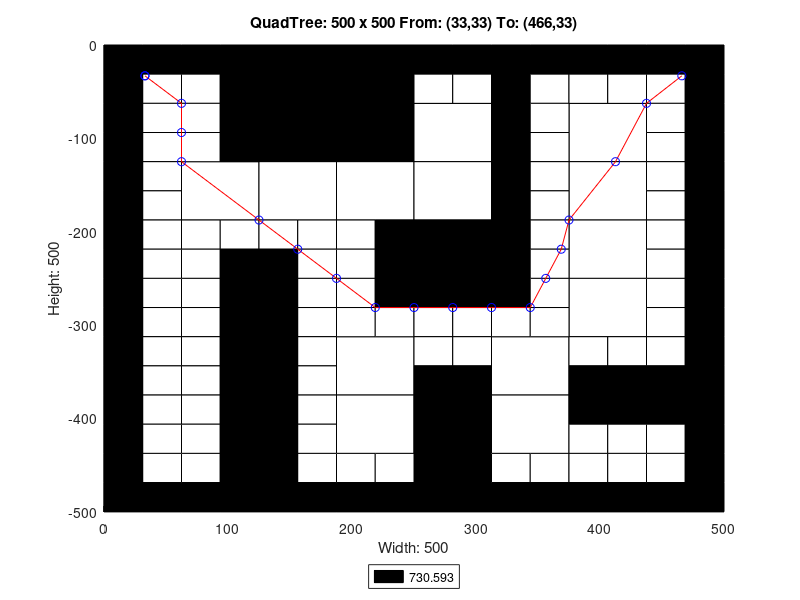

Reproduce this figure in MATLAB.
axis([0 500 -500 0]);
title('QuadTree: 500 x 500 From: (33,33) To: (466,33)');
xlabel('Width: 500');
ylabel('Height: 500');
rectangle('Position',[125 -125 125 125], 'FaceColor',[0 0 0]);
rectangle('Position',[62.5 -187.5 62.5 62.5], 'FaceColor',[1 1 1]);
rectangle('Position',[125 -187.5 62.5 62.5], 'FaceColor',[1 1 1]);
rectangle('Position',[187.5 -187.5 62.5 62.5], 'FaceColor',[1 1 1]);
rectangle('Position',[250 -125 62.5 62.5], 'FaceColor',[1 1 1]);
rectangle('Position',[375 -125 62.5 62.5], 'FaceColor',[1 1 1]);
rectangle('Position',[250 -187.5 62.5 62.5], 'FaceColor',[1 1 1]);
rectangle('Position',[250 -250 62.5 62.5], 'FaceColor',[0 0 0]);
rectangle('Position',[375 -187.5 62.5 62.5], 'FaceColor',[1 1 1]);
rectangle('Position',[375 -250 62.5 62.5], 'FaceColor',[1 1 1]);
rectangle('Position',[187.5 -375 62.5 62.5], 'FaceColor',[1 1 1]);
rectangle('Position',[187.5 -437.5 62.5 62.5], 'FaceColor',[1 1 1]);
rectangle('Position',[312.5 -375 62.5 62.5], 'FaceColor',[1 1 1]);
rectangle('Position',[375 -312.5 62.5 62.5], 'FaceColor',[1 1 1]);
rectangle('Position',[250 -437.5 62.5 62.5], 'FaceColor',[0 0 0]);
rectangle('Position',[312.5 -437.5 62.5 62.5], 'FaceColor',[1 1 1]);
rectangle('Position',[250 -500 62.5 62.5], 'FaceColor',[0 0 0]);
rectangle('Position',[0 -31.25 31.25 31.25], 'FaceColor',[0 0 0]);
rectangle('Position',[31.25 -31.25 31.25 31.25], 'FaceColor',[0 0 0]);
rectangle('Position',[0 -62.5 31.25 31.25], 'FaceColor',[0 0 0]);
rectangle('Position',[31.25 -62.5 31.25 31.25], 'FaceColor',[1 1 1]);
rectangle('Position',[62.5 -31.25 31.25 31.25], 'FaceColor',[0 0 0]);
rectangle('Position',[93.75 -31.25 31.25 31.25], 'FaceColor',[0 0 0]);
rectangle('Position',[62.5 -62.5 31.25 31.25], 'FaceColor',[1 1 1]);
rectangle('Position',[93.75 -62.5 31.25 31.25], 'FaceColor',[0 0 0]);
rectangle('Position',[0 -93.75 31.25 31.25], 'FaceColor',[0 0 0]);
rectangle('Position',[31.25 -93.75 31.25 31.25], 'FaceColor',[1 1 1]);
rectangle('Position',[0 -125 31.25 31.25], 'FaceColor',[0 0 0]);
rectangle('Position',[31.25 -125 31.25 31.25], 'FaceColor',[1 1 1]);
rectangle('Position',[62.5 -93.75 31.25 31.25], 'FaceColor',[1 1 1]);
rectangle('Position',[93.75 -93.75 31.25 31.25], 'FaceColor',[0 0 0]);
rectangle('Position',[62.5 -125 31.25 31.25], 'FaceColor',[1 1 1]);
rectangle('Position',[93.75 -125 31.25 31.25], 'FaceColor',[0 0 0]);
rectangle('Position',[0 -156.25 31.25 31.25], 'FaceColor',[0 0 0]);
rectangle('Position',[31.25 -156.25 31.25 31.25], 'FaceColor',[1 1 1]);
rectangle('Position',[0 -187.5 31.25 31.25], 'FaceColor',[0 0 0]);
rectangle('Position',[31.25 -187.5 31.25 31.25], 'FaceColor',[1 1 1]);
rectangle('Position',[0 -218.75 31.25 31.25], 'FaceColor',[0 0 0]);
rectangle('Position',[31.25 -218.75 31.25 31.25], 'FaceColor',[1 1 1]);
rectangle('Position',[0 -250 31.25 31.25], 'FaceColor',[0 0 0]);
rectangle('Position',[31.25 -250 31.25 31.25], 'FaceColor',[1 1 1]);
rectangle('Position',[62.5 -218.75 31.25 31.25], 'FaceColor',[1 1 1]);
rectangle('Position',[93.75 -218.75 31.25 31.25], 'FaceColor',[1 1 1]);
rectangle('Position',[62.5 -250 31.25 31.25], 'FaceColor',[1 1 1]);
rectangle('Position',[93.75 -250 31.25 31.25], 'FaceColor',[0 0 0]);
rectangle('Position',[125 -218.75 31.25 31.25], 'FaceColor',[1 1 1]);
rectangle('Position',[156.25 -218.75 31.25 31.25], 'FaceColor',[1 1 1]);
rectangle('Position',[125 -250 31.25 31.25], 'FaceColor',[0 0 0]);
rectangle('Position',[156.25 -250 31.25 31.25], 'FaceColor',[1 1 1]);
rectangle('Position',[187.5 -218.75 31.25 31.25], 'FaceColor',[1 1 1]);
rectangle('Position',[218.75 -218.75 31.25 31.25], 'FaceColor',[0 0 0]);
rectangle('Position',[187.5 -250 31.25 31.25], 'FaceColor',[1 1 1]);
rectangle('Position',[218.75 -250 31.25 31.25], 'FaceColor',[0 0 0]);
rectangle('Position',[250 -31.25 31.25 31.25], 'FaceColor',[0 0 0]);
rectangle('Position',[281.25 -31.25 31.25 31.25], 'FaceColor',[0 0 0]);
rectangle('Position',[250 -62.5 31.25 31.25], 'FaceColor',[1 1 1]);
rectangle('Position',[281.25 -62.5 31.25 31.25], 'FaceColor',[1 1 1]);
rectangle('Position',[312.5 -31.25 31.25 31.25], 'FaceColor',[0 0 0]);
rectangle('Position',[343.75 -31.25 31.25 31.25], 'FaceColor',[0 0 0]);
rectangle('Position',[312.5 -62.5 31.25 31.25], 'FaceColor',[0 0 0]);
rectangle('Position',[343.75 -62.5 31.25 31.25], 'FaceColor',[1 1 1]);
rectangle('Position',[312.5 -93.75 31.25 31.25], 'FaceColor',[0 0 0]);
rectangle('Position',[343.75 -93.75 31.25 31.25], 'FaceColor',[1 1 1]);
rectangle('Position',[312.5 -125 31.25 31.25], 'FaceColor',[0 0 0]);
rectangle('Position',[343.75 -125 31.25 31.25], 'FaceColor',[1 1 1]);
rectangle('Position',[375 -31.25 31.25 31.25], 'FaceColor',[0 0 0]);
rectangle('Position',[406.25 -31.25 31.25 31.25], 'FaceColor',[0 0 0]);
rectangle('Position',[375 -62.5 31.25 31.25], 'FaceColor',[1 1 1]);
rectangle('Position',[406.25 -62.5 31.25 31.25], 'FaceColor',[1 1 1]);
rectangle('Position',[437.5 -31.25 31.25 31.25], 'FaceColor',[0 0 0]);
rectangle('Position',[468.75 -31.25 31.25 31.25], 'FaceColor',[0 0 0]);
rectangle('Position',[437.5 -62.5 31.25 31.25], 'FaceColor',[1 1 1]);
rectangle('Position',[468.75 -62.5 31.25 31.25], 'FaceColor',[0 0 0]);
rectangle('Position',[437.5 -93.75 31.25 31.25], 'FaceColor',[1 1 1]);
rectangle('Position',[468.75 -93.75 31.25 31.25], 'FaceColor',[0 0 0]);
rectangle('Position',[437.5 -125 31.25 31.25], 'FaceColor',[1 1 1]);
rectangle('Position',[468.75 -125 31.25 31.25], 'FaceColor',[0 0 0]);
rectangle('Position',[312.5 -156.25 31.25 31.25], 'FaceColor',[0 0 0]);
rectangle('Position',[343.75 -156.25 31.25 31.25], 'FaceColor',[1 1 1]);
rectangle('Position',[312.5 -187.5 31.25 31.25], 'FaceColor',[0 0 0]);
rectangle('Position',[343.75 -187.5 31.25 31.25], 'FaceColor',[1 1 1]);
rectangle('Position',[312.5 -218.75 31.25 31.25], 'FaceColor',[0 0 0]);
rectangle('Position',[343.75 -218.75 31.25 31.25], 'FaceColor',[1 1 1]);
rectangle('Position',[312.5 -250 31.25 31.25], 'FaceColor',[0 0 0]);
rectangle('Position',[343.75 -250 31.25 31.25], 'FaceColor',[1 1 1]);
rectangle('Position',[437.5 -156.25 31.25 31.25], 'FaceColor',[1 1 1]);
rectangle('Position',[468.75 -156.25 31.25 31.25], 'FaceColor',[0 0 0]);
rectangle('Position',[437.5 -187.5 31.25 31.25], 'FaceColor',[1 1 1]);
rectangle('Position',[468.75 -187.5 31.25 31.25], 'FaceColor',[0 0 0]);
rectangle('Position',[437.5 -218.75 31.25 31.25], 'FaceColor',[1 1 1]);
rectangle('Position',[468.75 -218.75 31.25 31.25], 'FaceColor',[0 0 0]);
rectangle('Position',[437.5 -250 31.25 31.25], 'FaceColor',[1 1 1]);
rectangle('Position',[468.75 -250 31.25 31.25], 'FaceColor',[0 0 0]);
rectangle('Position',[0 -281.25 31.25 31.25], 'FaceColor',[0 0 0]);
rectangle('Position',[31.25 -281.25 31.25 31.25], 'FaceColor',[1 1 1]);
rectangle('Position',[0 -312.5 31.25 31.25], 'FaceColor',[0 0 0]);
rectangle('Position',[31.25 -312.5 31.25 31.25], 'FaceColor',[1 1 1]);
rectangle('Position',[62.5 -281.25 31.25 31.25], 'FaceColor',[1 1 1]);
rectangle('Position',[93.75 -281.25 31.25 31.25], 'FaceColor',[0 0 0]);
rectangle('Position',[62.5 -312.5 31.25 31.25], 'FaceColor',[1 1 1]);
rectangle('Position',[93.75 -312.5 31.25 31.25], 'FaceColor',[0 0 0]);
rectangle('Position',[0 -343.75 31.25 31.25], 'FaceColor',[0 0 0]);
rectangle('Position',[31.25 -343.75 31.25 31.25], 'FaceColor',[1 1 1]);
rectangle('Position',[0 -375 31.25 31.25], 'FaceColor',[0 0 0]);
rectangle('Position',[31.25 -375 31.25 31.25], 'FaceColor',[1 1 1]);
rectangle('Position',[62.5 -343.75 31.25 31.25], 'FaceColor',[1 1 1]);
rectangle('Position',[93.75 -343.75 31.25 31.25], 'FaceColor',[0 0 0]);
rectangle('Position',[62.5 -375 31.25 31.25], 'FaceColor',[1 1 1]);
rectangle('Position',[93.75 -375 31.25 31.25], 'FaceColor',[0 0 0]);
rectangle('Position',[125 -281.25 31.25 31.25], 'FaceColor',[0 0 0]);
rectangle('Position',[156.25 -281.25 31.25 31.25], 'FaceColor',[1 1 1]);
rectangle('Position',[125 -312.5 31.25 31.25], 'FaceColor',[0 0 0]);
rectangle('Position',[156.25 -312.5 31.25 31.25], 'FaceColor',[1 1 1]);
rectangle('Position',[187.5 -281.25 31.25 31.25], 'FaceColor',[1 1 1]);
rectangle('Position',[218.75 -281.25 31.25 31.25], 'FaceColor',[0 0 0]);
rectangle('Position',[187.5 -312.5 31.25 31.25], 'FaceColor',[1 1 1]);
rectangle('Position',[218.75 -312.5 31.25 31.25], 'FaceColor',[1 1 1]);
rectangle('Position',[125 -343.75 31.25 31.25], 'FaceColor',[0 0 0]);
rectangle('Position',[156.25 -343.75 31.25 31.25], 'FaceColor',[1 1 1]);
rectangle('Position',[125 -375 31.25 31.25], 'FaceColor',[0 0 0]);
rectangle('Position',[156.25 -375 31.25 31.25], 'FaceColor',[1 1 1]);
rectangle('Position',[0 -406.25 31.25 31.25], 'FaceColor',[0 0 0]);
rectangle('Position',[31.25 -406.25 31.25 31.25], 'FaceColor',[1 1 1]);
rectangle('Position',[0 -437.5 31.25 31.25], 'FaceColor',[0 0 0]);
rectangle('Position',[31.25 -437.5 31.25 31.25], 'FaceColor',[1 1 1]);
rectangle('Position',[62.5 -406.25 31.25 31.25], 'FaceColor',[1 1 1]);
rectangle('Position',[93.75 -406.25 31.25 31.25], 'FaceColor',[0 0 0]);
rectangle('Position',[62.5 -437.5 31.25 31.25], 'FaceColor',[1 1 1]);
rectangle('Position',[93.75 -437.5 31.25 31.25], 'FaceColor',[0 0 0]);
rectangle('Position',[0 -468.75 31.25 31.25], 'FaceColor',[0 0 0]);
rectangle('Position',[31.25 -468.75 31.25 31.25], 'FaceColor',[1 1 1]);
rectangle('Position',[0 -500 31.25 31.25], 'FaceColor',[0 0 0]);
rectangle('Position',[31.25 -500 31.25 31.25], 'FaceColor',[0 0 0]);
rectangle('Position',[62.5 -468.75 31.25 31.25], 'FaceColor',[1 1 1]);
rectangle('Position',[93.75 -468.75 31.25 31.25], 'FaceColor',[0 0 0]);
rectangle('Position',[62.5 -500 31.25 31.25], 'FaceColor',[0 0 0]);
rectangle('Position',[93.75 -500 31.25 31.25], 'FaceColor',[0 0 0]);
rectangle('Position',[125 -406.25 31.25 31.25], 'FaceColor',[0 0 0]);
rectangle('Position',[156.25 -406.25 31.25 31.25], 'FaceColor',[1 1 1]);
rectangle('Position',[125 -437.5 31.25 31.25], 'FaceColor',[0 0 0]);
rectangle('Position',[156.25 -437.5 31.25 31.25], 'FaceColor',[1 1 1]);
rectangle('Position',[125 -468.75 31.25 31.25], 'FaceColor',[0 0 0]);
rectangle('Position',[156.25 -468.75 31.25 31.25], 'FaceColor',[1 1 1]);
rectangle('Position',[125 -500 31.25 31.25], 'FaceColor',[0 0 0]);
rectangle('Position',[156.25 -500 31.25 31.25], 'FaceColor',[0 0 0]);
rectangle('Position',[187.5 -468.75 31.25 31.25], 'FaceColor',[1 1 1]);
rectangle('Position',[218.75 -468.75 31.25 31.25], 'FaceColor',[1 1 1]);
rectangle('Position',[187.5 -500 31.25 31.25], 'FaceColor',[0 0 0]);
rectangle('Position',[218.75 -500 31.25 31.25], 'FaceColor',[0 0 0]);
rectangle('Position',[250 -281.25 31.25 31.25], 'FaceColor',[0 0 0]);
rectangle('Position',[281.25 -281.25 31.25 31.25], 'FaceColor',[0 0 0]);
rectangle('Position',[250 -312.5 31.25 31.25], 'FaceColor',[1 1 1]);
rectangle('Position',[281.25 -312.5 31.25 31.25], 'FaceColor',[1 1 1]);
rectangle('Position',[312.5 -281.25 31.25 31.25], 'FaceColor',[0 0 0]);
rectangle('Position',[343.75 -281.25 31.25 31.25], 'FaceColor',[1 1 1]);
rectangle('Position',[312.5 -312.5 31.25 31.25], 'FaceColor',[1 1 1]);
rectangle('Position',[343.75 -312.5 31.25 31.25], 'FaceColor',[1 1 1]);
rectangle('Position',[250 -343.75 31.25 31.25], 'FaceColor',[1 1 1]);
rectangle('Position',[281.25 -343.75 31.25 31.25], 'FaceColor',[1 1 1]);
rectangle('Position',[250 -375 31.25 31.25], 'FaceColor',[0 0 0]);
rectangle('Position',[281.25 -375 31.25 31.25], 'FaceColor',[0 0 0]);
rectangle('Position',[437.5 -281.25 31.25 31.25], 'FaceColor',[1 1 1]);
rectangle('Position',[468.75 -281.25 31.25 31.25], 'FaceColor',[0 0 0]);
rectangle('Position',[437.5 -312.5 31.25 31.25], 'FaceColor',[1 1 1]);
rectangle('Position',[468.75 -312.5 31.25 31.25], 'FaceColor',[0 0 0]);
rectangle('Position',[375 -343.75 31.25 31.25], 'FaceColor',[1 1 1]);
rectangle('Position',[406.25 -343.75 31.25 31.25], 'FaceColor',[1 1 1]);
rectangle('Position',[375 -375 31.25 31.25], 'FaceColor',[0 0 0]);
rectangle('Position',[406.25 -375 31.25 31.25], 'FaceColor',[0 0 0]);
rectangle('Position',[437.5 -343.75 31.25 31.25], 'FaceColor',[1 1 1]);
rectangle('Position',[468.75 -343.75 31.25 31.25], 'FaceColor',[0 0 0]);
rectangle('Position',[437.5 -375 31.25 31.25], 'FaceColor',[0 0 0]);
rectangle('Position',[468.75 -375 31.25 31.25], 'FaceColor',[0 0 0]);
rectangle('Position',[312.5 -468.75 31.25 31.25], 'FaceColor',[1 1 1]);
rectangle('Position',[343.75 -468.75 31.25 31.25], 'FaceColor',[1 1 1]);
rectangle('Position',[312.5 -500 31.25 31.25], 'FaceColor',[0 0 0]);
rectangle('Position',[343.75 -500 31.25 31.25], 'FaceColor',[0 0 0]);
rectangle('Position',[375 -406.25 31.25 31.25], 'FaceColor',[0 0 0]);
rectangle('Position',[406.25 -406.25 31.25 31.25], 'FaceColor',[0 0 0]);
rectangle('Position',[375 -437.5 31.25 31.25], 'FaceColor',[1 1 1]);
rectangle('Position',[406.25 -437.5 31.25 31.25], 'FaceColor',[1 1 1]);
rectangle('Position',[437.5 -406.25 31.25 31.25], 'FaceColor',[0 0 0]);
rectangle('Position',[468.75 -406.25 31.25 31.25], 'FaceColor',[0 0 0]);
rectangle('Position',[437.5 -437.5 31.25 31.25], 'FaceColor',[1 1 1]);
rectangle('Position',[468.75 -437.5 31.25 31.25], 'FaceColor',[0 0 0]);
rectangle('Position',[375 -468.75 31.25 31.25], 'FaceColor',[1 1 1]);
rectangle('Position',[406.25 -468.75 31.25 31.25], 'FaceColor',[1 1 1]);
rectangle('Position',[375 -500 31.25 31.25], 'FaceColor',[0 0 0]);
rectangle('Position',[406.25 -500 31.25 31.25], 'FaceColor',[0 0 0]);
rectangle('Position',[437.5 -468.75 31.25 31.25], 'FaceColor',[1 1 1]);
rectangle('Position',[468.75 -468.75 31.25 31.25], 'FaceColor',[0 0 0]);
rectangle('Position',[437.5 -500 31.25 31.25], 'FaceColor',[0 0 0]);
rectangle('Position',[468.75 -500 31.25 31.25], 'FaceColor',[0 0 0]);
X=[466,437.5,412.5,375,368.75,356.25,343.75,312.5,281.25,250,218.75,187.5,156.25,125,62.5,62.5,62.5,33,33];
Y=[-33,-62.5,-125,-187.5,-218.75,-250,-281.25,-281.25,-281.25,-281.25,-281.25,-250,-218.75,-187.5,-125,-93.75,-62.5,-33,-33];
hold on;
plot(X,Y,'r');
plot(X,Y,'bo');
legend('730.593','Location','southoutside');
